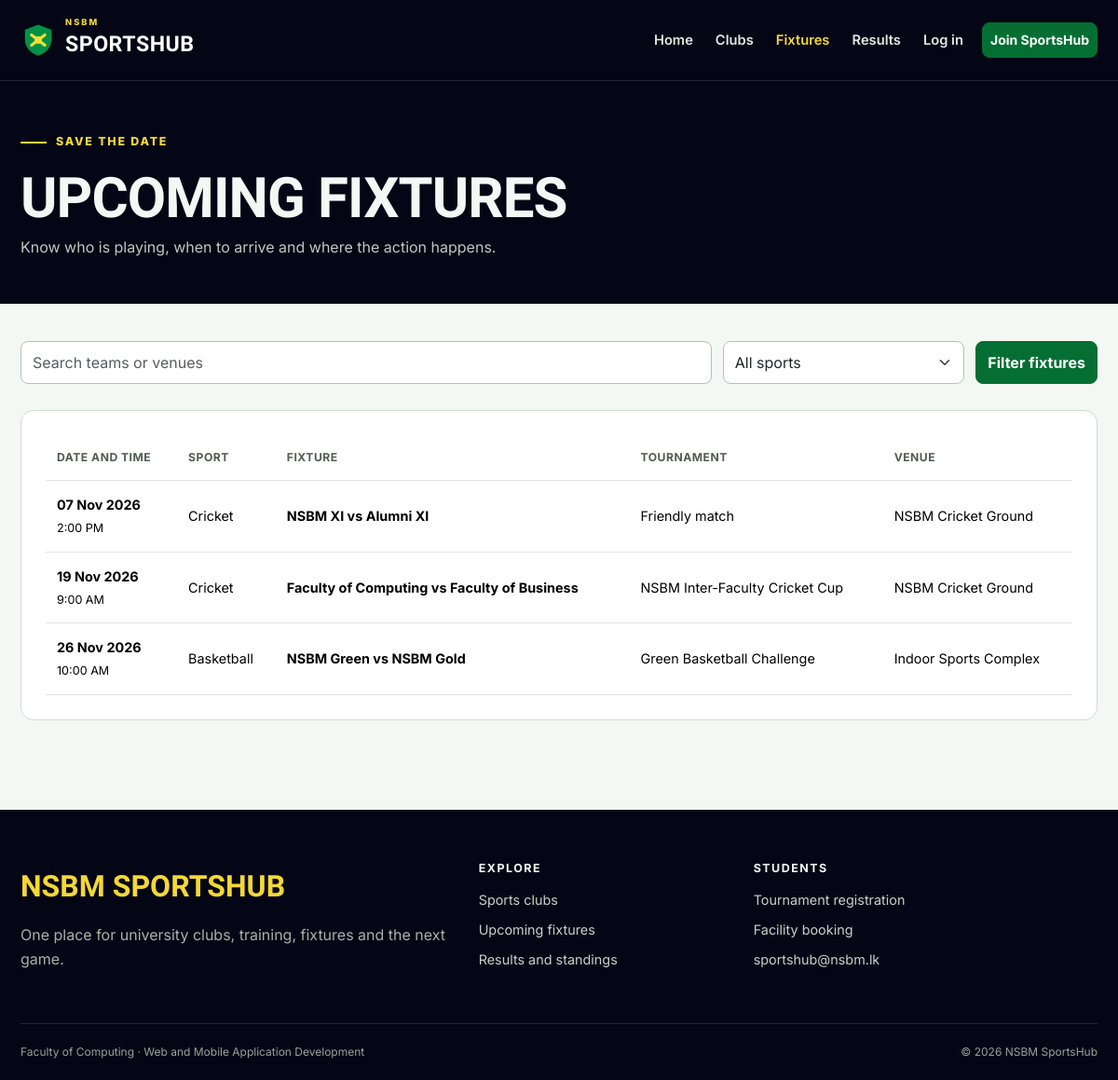
The app's page /fixtures.php with its own data.
### tables this page shows
CREATE TABLE matches (
    id INT UNSIGNED AUTO_INCREMENT PRIMARY KEY,
    tournament_id INT UNSIGNED NULL,
    sport VARCHAR(80) NOT NULL,
    home_team VARCHAR(100) NOT NULL,
    away_team VARCHAR(100) NOT NULL,
    match_datetime DATETIME NOT NULL,
    venue VARCHAR(120) NOT NULL,
    status ENUM('scheduled', 'completed', 'cancelled') NOT NULL DEFAULT 'scheduled',
    home_score SMALLINT UNSIGNED NULL,
    away_score SMALLINT UNSIGNED NULL,
    created_at TIMESTAMP DEFAULT CURRENT_TIMESTAMP,
    FOREIGN KEY (tournament_id) REFERENCES tournaments(id) ON DELETE SET NULL
);

CREATE TABLE tournaments (
    id INT UNSIGNED AUTO_INCREMENT PRIMARY KEY,
    name VARCHAR(120) NOT NULL,
    sport VARCHAR(80) NOT NULL,
    description TEXT NOT NULL,
    start_date DATE NOT NULL,
    end_date DATE NOT NULL,
    venue VARCHAR(120) NOT NULL,
    registration_deadline DATE NOT NULL,
    max_teams SMALLINT UNSIGNED NOT NULL DEFAULT 8,
    status ENUM('upcoming', 'ongoing', 'completed') NOT NULL DEFAULT 'upcoming',
    created_at TIMESTAMP DEFAULT CURRENT_TIMESTAMP
);

### includes/functions.php (called while the page is built, shortened)
<?php
function e(?string $value): string
{
    return htmlspecialchars($value ?? '', ENT_QUOTES, 'UTF-8');
}
function fetch_all(string $sql, array $params = []): array
{
    $statement = db()->prepare($sql);
    $statement->execute($params);
    return $statement->fetchAll();
}
function format_date(?string $date, string $format = 'd M Y'): string
{
    return $date ? date($format, strtotime($date)) : 'Not set';
}
function format_time(?string $time): string
{
    return $time ? date('g:i A', strtotime($time)) : 'Not set';
}

### config/database.php (called while the page is built)
<?php
function db(): PDO
{
    static $pdo = null;
    if ($pdo === null) {
        $host = getenv('DB_HOST') ?: '127.0.0.1';
        $port = getenv('DB_PORT') ?: '3306';
        $name = getenv('DB_NAME') ?: 'sportshub3_db';
        $user = getenv('DB_USER') ?: 'root';
        $pass = getenv('DB_PASS') ?: '';
        $dsn = "mysql:host=$host;port=$port;dbname=$name;charset=utf8mb4";
        $pdo = new PDO($dsn, $user, $pass, [
            PDO::ATTR_ERRMODE => PDO::ERRMODE_EXCEPTION,
            PDO::ATTR_DEFAULT_FETCH_MODE => PDO::FETCH_ASSOC,
            PDO::ATTR_EMULATE_PREPARES => false,
        ]);
    }
    return $pdo;
}

### fixtures.php (the view, shortened to what this page needs)
<?php
$search = trim($_GET['search'] ?? '');
$conditions = ["m.status = 'scheduled'", 'm.match_datetime >= NOW()'];
$params = [];
$matches = fetch_all('SELECT m.*, t.name AS tournament_name FROM matches m LEFT JOIN tournaments t ON t.id = m.tournament_id WHERE ' . implode(' AND ', $conditions) . ' ORDER BY m.match_datetime', $params);
include __DIR__ . '/includes/header.php';
?>
<section class="page-hero"><div class="container"><span class="hero-kicker">Save the date</span><h1>Upcoming fixtures</h1><p>Know who is playing, when to arrive and where the action happens.</p></div></section>
<section class="page-content"><div class="container">
    <form class="filter-bar" method="get" role="search"><div><input class="form-control" type="search" id="search" name="search" value="<?= e($search) ?>" placeholder="Search teams or venues"></div><div><select class="form-select" id="sport" name="sport"><option value="">All sports</option></select></div><button class="btn btn-sport" type="submit">Filter fixtures</button></form>
    <?php if ($matches): ?><div class="content-panel"><div class="table-responsive"><table class="table"><thead><tr><th>Date and time</th><th>Sport</th><th>Fixture</th><th>Tournament</th><th>Venue</th></tr></thead><tbody><?php foreach ($matches as $match): ?><tr><td><strong><?= format_date($match['match_datetime']) ?></strong><br><small><?= format_time($match['match_datetime']) ?></small></td><td><?= e($match['sport']) ?></td><td><strong><?= e($match['home_team']) ?> vs <?= e($match['away_team']) ?></strong></td><td><?= e($match['tournament_name'] ?? 'Friendly match') ?></td><td><?= e($match['venue']) ?></td></tr><?php endforeach; ?></tbody></table></div></div><?php else: ?><div class="empty-state"><h2>No matching fixtures</h2><p>Try another filter or check back after the next schedule update.</p><a class="btn btn-sport" href="<?= e(url('fixtures.php')) ?>">Clear filters</a></div><?php endif; ?>
</div></section>
<?php include __DIR__ . '/includes/footer.php'; ?>

### assets/css/style.css (style rules this page uses)
:root { --navy-950: oklch(0.13 0.035 275); --navy-900: oklch(0.18 0.04 275); --navy-800: oklch(0.24 0.045 275); --green-600: oklch(0.55 0.145 151); --green-700: oklch(0.47 0.125 151); --green-800: oklch(0.40 0.105 151); --yellow-400: oklch(0.88 0.17 99); --paper-50: oklch(0.975 0.008 150); --paper-100: oklch(0.945 0.012 150); --ink-900: oklch(0.23 0.025 160); --ink-600: oklch(0.46 0.02 160); --page-bg: var(--paper-50); --page-text: var(--ink-900); --muted-text: var(--ink-600); --brand: var(--green-700); --brand-hover: var(--green-800); --highlight: var(--yellow-400); --dark-surface: var(--navy-950); --line: oklch(0.88 0.015 150); --radius-sm: 8px; --radius-md: 14px; --radius-lg: 22px; --shadow: 0 12px 32px oklch(0.2 0.025 160 / 0.08); }
* { box-sizing: border-box; }
html { scroll-behavior: smooth; }
body { min-height: 100dvh; margin: 0; background: var(--page-bg); color: var(--page-text); font-family: "Inter", sans-serif; font-size: 16px; line-height: 1.65; }
button, a, input, select, textarea { transition: color 180ms ease-out, background-color 180ms ease-out, border-color 180ms ease-out, transform 180ms ease-out; }
h1, h2, h3, h4, .display-font { font-family: "Barlow Condensed", sans-serif; font-weight: 700; line-height: 1.05; letter-spacing: -0.015em; }
h1 { font-size: clamp(2.5rem, 6vw, 4.8rem); }
p { max-width: 72ch; }
.container { max-width: 1180px; }
.btn { min-height: 44px; display: inline-flex; align-items: center; justify-content: center; gap: 8px; font-weight: 700; border-radius: var(--radius-sm); }
.btn-sport { background: var(--brand); border-color: var(--brand); color: #fff; }
.hero-kicker, .section-kicker { display: inline-flex; align-items: center; gap: 10px; margin-bottom: 18px; color: var(--brand); font-size: 0.78rem; font-weight: 800; letter-spacing: 0.14em; text-transform: uppercase; }
.hero-kicker { color: var(--highlight); }
.hero-kicker::before, .section-kicker::before { content: ""; width: 28px; height: 2px; background: currentColor; }
.page-hero { background: var(--dark-surface); color: var(--paper-50); padding: 48px 0; }
.page-hero h1 { margin-bottom: 8px; font-size: clamp(2.6rem, 5vw, 4rem); text-transform: uppercase; }
.page-hero p { margin: 0; color: oklch(0.82 0.015 150); }
.page-content { padding: 40px 0 72px; }
.content-panel { padding: 26px; margin-bottom: 24px; background: #fff; border: 1px solid var(--line); border-radius: var(--radius-md); }
.filter-bar { display: grid; grid-template-columns: minmax(180px, 1fr) minmax(150px, 0.35fr) auto; gap: 12px; margin-bottom: 28px; }
.form-control, .form-select { min-height: 46px; border-radius: var(--radius-sm); border-color: oklch(0.8 0.02 150); }
.table { margin-bottom: 0; vertical-align: middle; }
.table > :not(caption) > * > * { padding: 14px 12px; }
.table thead th { color: var(--muted-text); font-size: 0.76rem; letter-spacing: 0.04em; text-transform: uppercase; white-space: nowrap; }
.table tbody td { font-size: 0.9rem; }

### records on screen
matches: match_datetime "07 Nov 2026", match_datetime "2:00 PM", sport "Cricket", home_team "NSBM XI", away_team "Alumni XI", tournament_name "Friendly match", venue "NSBM Cricket Ground"
matches: match_datetime "19 Nov 2026", match_datetime "9:00 AM", sport "Cricket", home_team "Faculty of Computing", away_team "Faculty of Business", tournament.name "NSBM Inter-Faculty Cricket Cup", venue "NSBM Cricket Ground"
matches: match_datetime "26 Nov 2026", match_datetime "10:00 AM", sport "Basketball", home_team "NSBM Green", away_team "NSBM Gold", tournament.name "Green Basketball Challenge", venue "Indoor Sports Complex"
